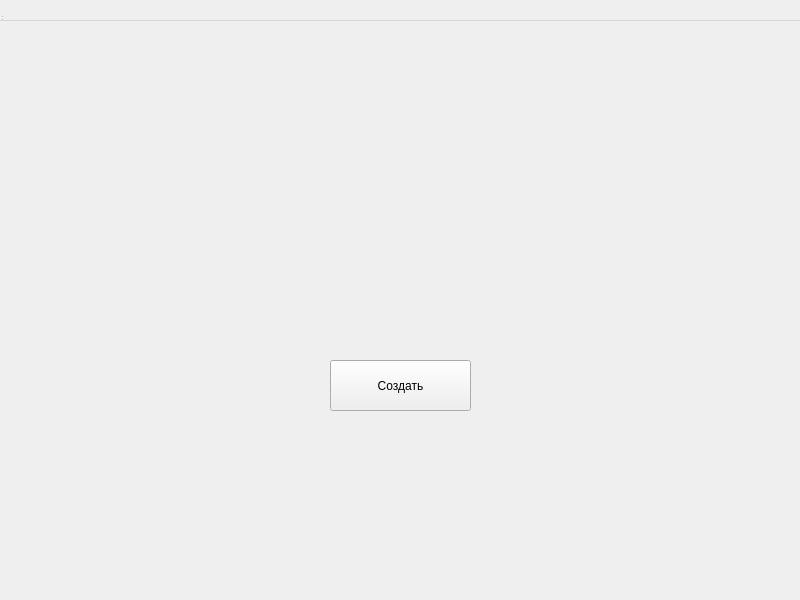
<?xml version="1.0" encoding="UTF-8"?>
<ui version="4.0">
 <class>Widget</class>
 <widget class="QWidget" name="Widget">
  <property name="geometry">
   <rect>
    <x>0</x>
    <y>0</y>
    <width>800</width>
    <height>600</height>
   </rect>
  </property>
  <property name="windowTitle">
   <string>MainWindow</string>
  </property>
  <widget class="QWidget" name="centralwidget">
   <widget class="QPushButton" name="pushButton">
    <property name="geometry">
     <rect>
      <x>330</x>
      <y>360</y>
      <width>141</width>
      <height>51</height>
     </rect>
    </property>
    <property name="text">
     <string>Создать</string>
    </property>
   </widget>
  </widget>
  <widget class="QMenuBar" name="menubar">
   <property name="geometry">
    <rect>
     <x>0</x>
     <y>0</y>
     <width>800</width>
     <height>21</height>
    </rect>
   </property>
  </widget>
  <widget class="QStatusBar" name="statusbar"/>
 </widget>
 <resources/>
 <connections/>
</ui>
